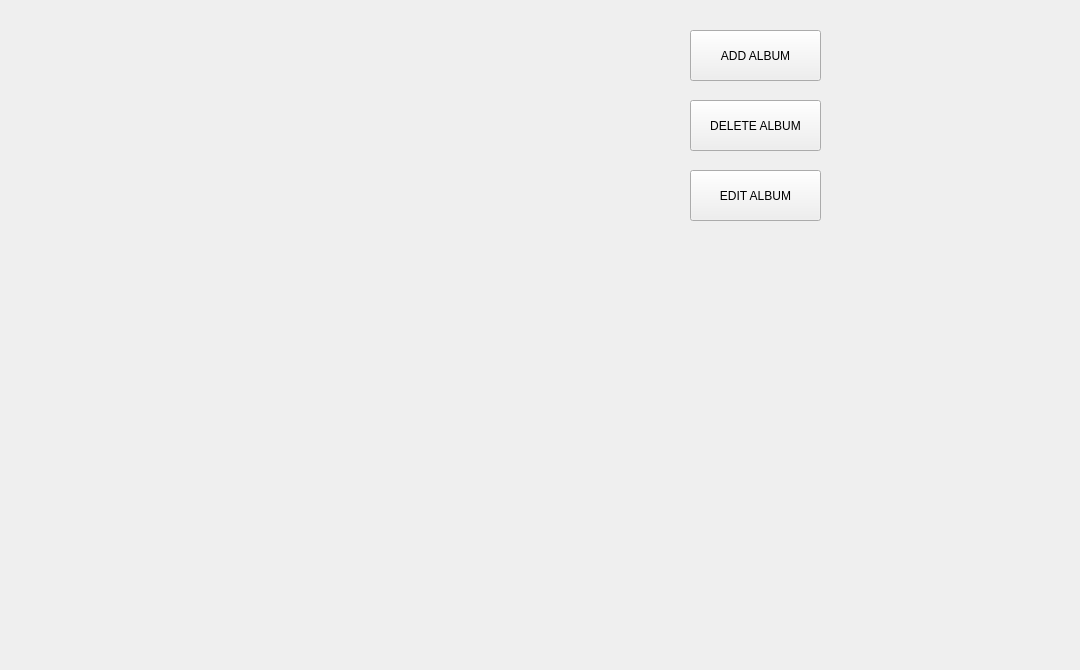
<?xml version="1.0" encoding="UTF-8"?>
<ui version="4.0">
 <class>AlbumsPage</class>
 <widget class="QWidget" name="AlbumsPage">
  <property name="geometry">
   <rect>
    <x>0</x>
    <y>0</y>
    <width>1080</width>
    <height>670</height>
   </rect>
  </property>
  <property name="minimumSize">
   <size>
    <width>1</width>
    <height>1</height>
   </size>
  </property>
  <property name="maximumSize">
   <size>
    <width>16777215</width>
    <height>16777215</height>
   </size>
  </property>
  <property name="windowTitle">
   <string>Albums</string>
  </property>
  <widget class="QWidget" name="gridLayoutWidget">
   <property name="geometry">
    <rect>
     <x>20</x>
     <y>20</y>
     <width>641</width>
     <height>628</height>
    </rect>
   </property>
   <layout class="QGridLayout" name="gridLayout">
    <item row="0" column="3">
     <widget class="QLabel" name="label_4">
      <property name="maximumSize">
       <size>
        <width>150</width>
        <height>150</height>
       </size>
      </property>
      <property name="text">
       <string/>
      </property>
      <property name="pixmap">
       <pixmap>Default_Images/default_track.jpg</pixmap>
      </property>
      <property name="scaledContents">
       <bool>true</bool>
      </property>
      <property name="alignment">
       <set>Qt::AlignmentFlag::AlignCenter</set>
      </property>
      <property name="wordWrap">
       <bool>true</bool>
      </property>
      <property name="margin">
       <number>-1</number>
      </property>
     </widget>
    </item>
    <item row="0" column="1">
     <widget class="QLabel" name="label_2">
      <property name="maximumSize">
       <size>
        <width>150</width>
        <height>150</height>
       </size>
      </property>
      <property name="text">
       <string/>
      </property>
      <property name="pixmap">
       <pixmap>Default_Images/default_track.jpg</pixmap>
      </property>
      <property name="scaledContents">
       <bool>true</bool>
      </property>
      <property name="alignment">
       <set>Qt::AlignmentFlag::AlignCenter</set>
      </property>
      <property name="wordWrap">
       <bool>true</bool>
      </property>
      <property name="margin">
       <number>-1</number>
      </property>
     </widget>
    </item>
    <item row="2" column="0">
     <widget class="QLabel" name="label_9">
      <property name="maximumSize">
       <size>
        <width>150</width>
        <height>150</height>
       </size>
      </property>
      <property name="text">
       <string/>
      </property>
      <property name="pixmap">
       <pixmap>Default_Images/default_track.jpg</pixmap>
      </property>
      <property name="scaledContents">
       <bool>true</bool>
      </property>
      <property name="alignment">
       <set>Qt::AlignmentFlag::AlignCenter</set>
      </property>
      <property name="wordWrap">
       <bool>true</bool>
      </property>
      <property name="margin">
       <number>-1</number>
      </property>
     </widget>
    </item>
    <item row="1" column="1">
     <widget class="QLabel" name="label_6">
      <property name="maximumSize">
       <size>
        <width>150</width>
        <height>150</height>
       </size>
      </property>
      <property name="text">
       <string/>
      </property>
      <property name="pixmap">
       <pixmap>Default_Images/default_track.jpg</pixmap>
      </property>
      <property name="scaledContents">
       <bool>true</bool>
      </property>
      <property name="alignment">
       <set>Qt::AlignmentFlag::AlignCenter</set>
      </property>
      <property name="wordWrap">
       <bool>true</bool>
      </property>
      <property name="margin">
       <number>-1</number>
      </property>
     </widget>
    </item>
    <item row="1" column="3">
     <widget class="QLabel" name="label_8">
      <property name="maximumSize">
       <size>
        <width>150</width>
        <height>150</height>
       </size>
      </property>
      <property name="text">
       <string/>
      </property>
      <property name="pixmap">
       <pixmap>Default_Images/default_track.jpg</pixmap>
      </property>
      <property name="scaledContents">
       <bool>true</bool>
      </property>
      <property name="alignment">
       <set>Qt::AlignmentFlag::AlignCenter</set>
      </property>
      <property name="wordWrap">
       <bool>true</bool>
      </property>
      <property name="margin">
       <number>-1</number>
      </property>
     </widget>
    </item>
    <item row="1" column="2">
     <widget class="QLabel" name="label_7">
      <property name="maximumSize">
       <size>
        <width>150</width>
        <height>150</height>
       </size>
      </property>
      <property name="text">
       <string/>
      </property>
      <property name="pixmap">
       <pixmap>Default_Images/default_track.jpg</pixmap>
      </property>
      <property name="scaledContents">
       <bool>true</bool>
      </property>
      <property name="alignment">
       <set>Qt::AlignmentFlag::AlignCenter</set>
      </property>
      <property name="wordWrap">
       <bool>true</bool>
      </property>
      <property name="margin">
       <number>-1</number>
      </property>
     </widget>
    </item>
    <item row="2" column="3">
     <widget class="QLabel" name="label_12">
      <property name="maximumSize">
       <size>
        <width>150</width>
        <height>150</height>
       </size>
      </property>
      <property name="text">
       <string/>
      </property>
      <property name="pixmap">
       <pixmap>Default_Images/default_track.jpg</pixmap>
      </property>
      <property name="scaledContents">
       <bool>true</bool>
      </property>
      <property name="alignment">
       <set>Qt::AlignmentFlag::AlignCenter</set>
      </property>
      <property name="wordWrap">
       <bool>true</bool>
      </property>
      <property name="margin">
       <number>-1</number>
      </property>
     </widget>
    </item>
    <item row="2" column="2">
     <widget class="QLabel" name="label_11">
      <property name="maximumSize">
       <size>
        <width>150</width>
        <height>150</height>
       </size>
      </property>
      <property name="text">
       <string/>
      </property>
      <property name="pixmap">
       <pixmap>Default_Images/default_track.jpg</pixmap>
      </property>
      <property name="scaledContents">
       <bool>true</bool>
      </property>
      <property name="alignment">
       <set>Qt::AlignmentFlag::AlignCenter</set>
      </property>
      <property name="wordWrap">
       <bool>true</bool>
      </property>
      <property name="margin">
       <number>-1</number>
      </property>
     </widget>
    </item>
    <item row="1" column="0">
     <widget class="QLabel" name="label_5">
      <property name="maximumSize">
       <size>
        <width>150</width>
        <height>150</height>
       </size>
      </property>
      <property name="text">
       <string/>
      </property>
      <property name="pixmap">
       <pixmap>Default_Images/default_track.jpg</pixmap>
      </property>
      <property name="scaledContents">
       <bool>true</bool>
      </property>
      <property name="alignment">
       <set>Qt::AlignmentFlag::AlignCenter</set>
      </property>
      <property name="wordWrap">
       <bool>true</bool>
      </property>
      <property name="margin">
       <number>-1</number>
      </property>
     </widget>
    </item>
    <item row="2" column="1">
     <widget class="QLabel" name="label_10">
      <property name="maximumSize">
       <size>
        <width>150</width>
        <height>150</height>
       </size>
      </property>
      <property name="text">
       <string/>
      </property>
      <property name="pixmap">
       <pixmap>Default_Images/default_track.jpg</pixmap>
      </property>
      <property name="scaledContents">
       <bool>true</bool>
      </property>
      <property name="alignment">
       <set>Qt::AlignmentFlag::AlignCenter</set>
      </property>
      <property name="wordWrap">
       <bool>true</bool>
      </property>
      <property name="margin">
       <number>-1</number>
      </property>
     </widget>
    </item>
    <item row="0" column="2">
     <widget class="QLabel" name="label_3">
      <property name="maximumSize">
       <size>
        <width>150</width>
        <height>150</height>
       </size>
      </property>
      <property name="text">
       <string/>
      </property>
      <property name="pixmap">
       <pixmap>Default_Images/default_track.jpg</pixmap>
      </property>
      <property name="scaledContents">
       <bool>true</bool>
      </property>
      <property name="alignment">
       <set>Qt::AlignmentFlag::AlignCenter</set>
      </property>
      <property name="wordWrap">
       <bool>true</bool>
      </property>
      <property name="margin">
       <number>-1</number>
      </property>
     </widget>
    </item>
    <item row="3" column="0">
     <widget class="QLabel" name="label_13">
      <property name="maximumSize">
       <size>
        <width>150</width>
        <height>150</height>
       </size>
      </property>
      <property name="text">
       <string/>
      </property>
      <property name="pixmap">
       <pixmap>Default_Images/default_track.jpg</pixmap>
      </property>
      <property name="scaledContents">
       <bool>true</bool>
      </property>
      <property name="alignment">
       <set>Qt::AlignmentFlag::AlignCenter</set>
      </property>
      <property name="wordWrap">
       <bool>true</bool>
      </property>
      <property name="margin">
       <number>-1</number>
      </property>
     </widget>
    </item>
    <item row="3" column="1">
     <widget class="QLabel" name="label_14">
      <property name="maximumSize">
       <size>
        <width>150</width>
        <height>150</height>
       </size>
      </property>
      <property name="text">
       <string/>
      </property>
      <property name="pixmap">
       <pixmap>Default_Images/default_track.jpg</pixmap>
      </property>
      <property name="scaledContents">
       <bool>true</bool>
      </property>
      <property name="alignment">
       <set>Qt::AlignmentFlag::AlignCenter</set>
      </property>
      <property name="wordWrap">
       <bool>true</bool>
      </property>
      <property name="margin">
       <number>-1</number>
      </property>
     </widget>
    </item>
    <item row="3" column="2">
     <widget class="QLabel" name="label_15">
      <property name="maximumSize">
       <size>
        <width>150</width>
        <height>150</height>
       </size>
      </property>
      <property name="text">
       <string/>
      </property>
      <property name="pixmap">
       <pixmap>Default_Images/default_track.jpg</pixmap>
      </property>
      <property name="scaledContents">
       <bool>true</bool>
      </property>
      <property name="alignment">
       <set>Qt::AlignmentFlag::AlignCenter</set>
      </property>
      <property name="wordWrap">
       <bool>true</bool>
      </property>
      <property name="margin">
       <number>-1</number>
      </property>
     </widget>
    </item>
    <item row="3" column="3">
     <widget class="QLabel" name="label_16">
      <property name="maximumSize">
       <size>
        <width>150</width>
        <height>150</height>
       </size>
      </property>
      <property name="text">
       <string/>
      </property>
      <property name="pixmap">
       <pixmap>Default_Images/default_track.jpg</pixmap>
      </property>
      <property name="scaledContents">
       <bool>true</bool>
      </property>
      <property name="alignment">
       <set>Qt::AlignmentFlag::AlignCenter</set>
      </property>
      <property name="wordWrap">
       <bool>true</bool>
      </property>
      <property name="margin">
       <number>-1</number>
      </property>
     </widget>
    </item>
    <item row="0" column="0">
     <widget class="QLabel" name="label">
      <property name="maximumSize">
       <size>
        <width>150</width>
        <height>150</height>
       </size>
      </property>
      <property name="text">
       <string/>
      </property>
      <property name="pixmap">
       <pixmap>Default_Images/default_track.jpg</pixmap>
      </property>
      <property name="scaledContents">
       <bool>true</bool>
      </property>
      <property name="alignment">
       <set>Qt::AlignmentFlag::AlignCenter</set>
      </property>
      <property name="wordWrap">
       <bool>true</bool>
      </property>
      <property name="margin">
       <number>-1</number>
      </property>
     </widget>
    </item>
   </layout>
  </widget>
  <widget class="QPushButton" name="add_album_button">
   <property name="geometry">
    <rect>
     <x>690</x>
     <y>30</y>
     <width>131</width>
     <height>51</height>
    </rect>
   </property>
   <property name="text">
    <string>ADD ALBUM</string>
   </property>
  </widget>
  <widget class="QPushButton" name="add_album_button_2">
   <property name="geometry">
    <rect>
     <x>690</x>
     <y>100</y>
     <width>131</width>
     <height>51</height>
    </rect>
   </property>
   <property name="text">
    <string>DELETE ALBUM</string>
   </property>
  </widget>
  <widget class="QPushButton" name="add_album_button_3">
   <property name="geometry">
    <rect>
     <x>690</x>
     <y>170</y>
     <width>131</width>
     <height>51</height>
    </rect>
   </property>
   <property name="text">
    <string>EDIT ALBUM</string>
   </property>
  </widget>
 </widget>
 <resources/>
 <connections/>
</ui>
